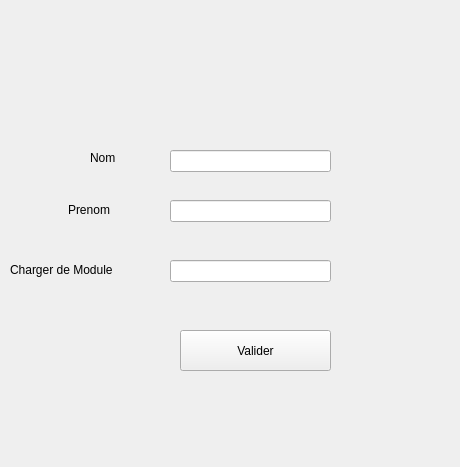
<?xml version="1.0" encoding="UTF-8"?>
<ui version="4.0">
 <class>AddProf</class>
 <widget class="QWidget" name="AddProf">
  <property name="geometry">
   <rect>
    <x>0</x>
    <y>0</y>
    <width>460</width>
    <height>467</height>
   </rect>
  </property>
  <property name="windowTitle">
   <string>Form</string>
  </property>
  <widget class="QLabel" name="label">
   <property name="geometry">
    <rect>
     <x>90</x>
     <y>150</y>
     <width>49</width>
     <height>16</height>
    </rect>
   </property>
   <property name="styleSheet">
    <string notr="true">font: 700 12pt &quot;Segoe UI&quot;;</string>
   </property>
   <property name="text">
    <string>Nom</string>
   </property>
  </widget>
  <widget class="QLabel" name="label_2">
   <property name="geometry">
    <rect>
     <x>68</x>
     <y>200</y>
     <width>71</width>
     <height>20</height>
    </rect>
   </property>
   <property name="styleSheet">
    <string notr="true">font: 700 12pt &quot;Segoe UI&quot;;</string>
   </property>
   <property name="text">
    <string>Prenom</string>
   </property>
  </widget>
  <widget class="QLabel" name="label_3">
   <property name="geometry">
    <rect>
     <x>10</x>
     <y>260</y>
     <width>151</width>
     <height>20</height>
    </rect>
   </property>
   <property name="styleSheet">
    <string notr="true">font: 700 12pt &quot;Segoe UI&quot;;</string>
   </property>
   <property name="text">
    <string>Charger de Module</string>
   </property>
  </widget>
  <widget class="QLineEdit" name="lineEdit">
   <property name="geometry">
    <rect>
     <x>170</x>
     <y>150</y>
     <width>161</width>
     <height>22</height>
    </rect>
   </property>
  </widget>
  <widget class="QLineEdit" name="lineEdit_2">
   <property name="geometry">
    <rect>
     <x>170</x>
     <y>200</y>
     <width>161</width>
     <height>22</height>
    </rect>
   </property>
  </widget>
  <widget class="QLineEdit" name="lineEdit_3">
   <property name="geometry">
    <rect>
     <x>170</x>
     <y>260</y>
     <width>161</width>
     <height>22</height>
    </rect>
   </property>
  </widget>
  <widget class="QPushButton" name="pushButton">
   <property name="geometry">
    <rect>
     <x>180</x>
     <y>330</y>
     <width>151</width>
     <height>41</height>
    </rect>
   </property>
   <property name="styleSheet">
    <string notr="true">font: 700 12pt &quot;Segoe UI&quot;;</string>
   </property>
   <property name="text">
    <string>Valider</string>
   </property>
  </widget>
 </widget>
 <resources/>
 <connections/>
</ui>
